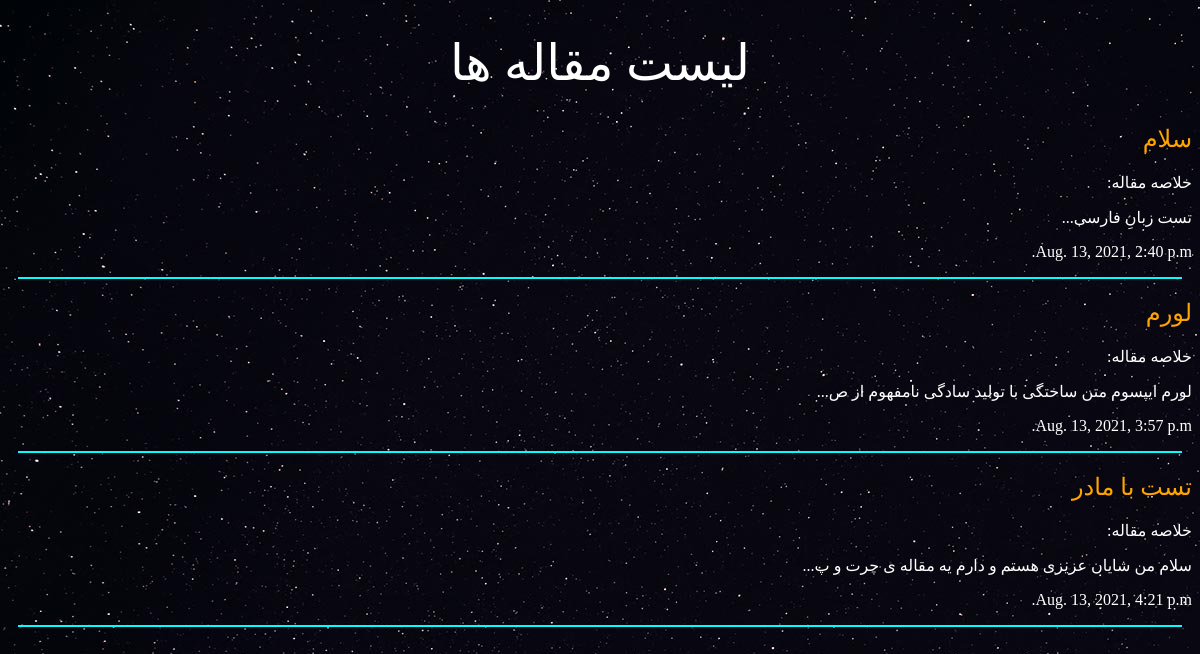
The app's page /articles/ with its own data.
### articles/models.py (models this page shows, shortened)
class Article (models.Model):
    title = models.CharField(max_length = 64)
    slug = models.SlugField()
    blody = models.TextField()
    date = models.DateTimeField(auto_now_add = True)
    def snippet (self):
        return self.blody[0:50] + "..."

### articles/views.py (the view)
# urls.py: path('', views.articles_list),
def articles_list (request):
    articles = models.Article.objects.all().order_by("date")
    args = {"articles":articles}
    return render (request, "articles/articlelist.html", args)

### articles/templates/articles/articlelist.html (shortened to what this page needs)
{% load static %}
<!DOCTYPE html>
<html lang="en">
<head>
    <link rel="stylesheet" href="{% static 'styles.css' %}">
</head>
<body>
<h1>
    لیست مقاله ها
</h1>
<div class="container">
        {% for article in articles%}
    <h2>
        <a href="#">{{article.title}}</a>
    </h2>
    <p>
        خلاصه مقاله:
    </p>
    <p>
        {{article.snippet}}
    </p>
    <p>
        {{article.date}}
    </p>
    <hr color="#00ffff">
    {% endfor %}
</div>
</body>
</html>

### assets/styles.css (style rules this page uses)
body { background-color: #0f121f; background-image: url(/static/stars.jpg); color: white; }
body * { font-family: iransans; direction: rtl; text-align: right; }
h1 { text-align: center; font-family: lalezar; font-size: 50px; }
h1,h2,h3,h4,h5 { font-weight: normal; }
a,a:hover { color: orange; text-decoration: none; }
hr { color: a; margin-left: 10px; margin-right: 10px; }

### records on screen
Article: title "سلام", snippet "تست زبانِ فارسی...", date "Aug. 13, 2021, 2:40 p.m."
Article: title "لورم", snippet "لورم ایپسوم متن ساختگی با تولید سادگی نامفهوم از ص...", date "Aug. 13, 2021, 3:57 p.m."
Article: title "تست با مادر", snippet "سلام من شایان عزیزی هستم و دارم یه مقاله ی چرت و پ...", date "Aug. 13, 2021, 4:21 p.m."
